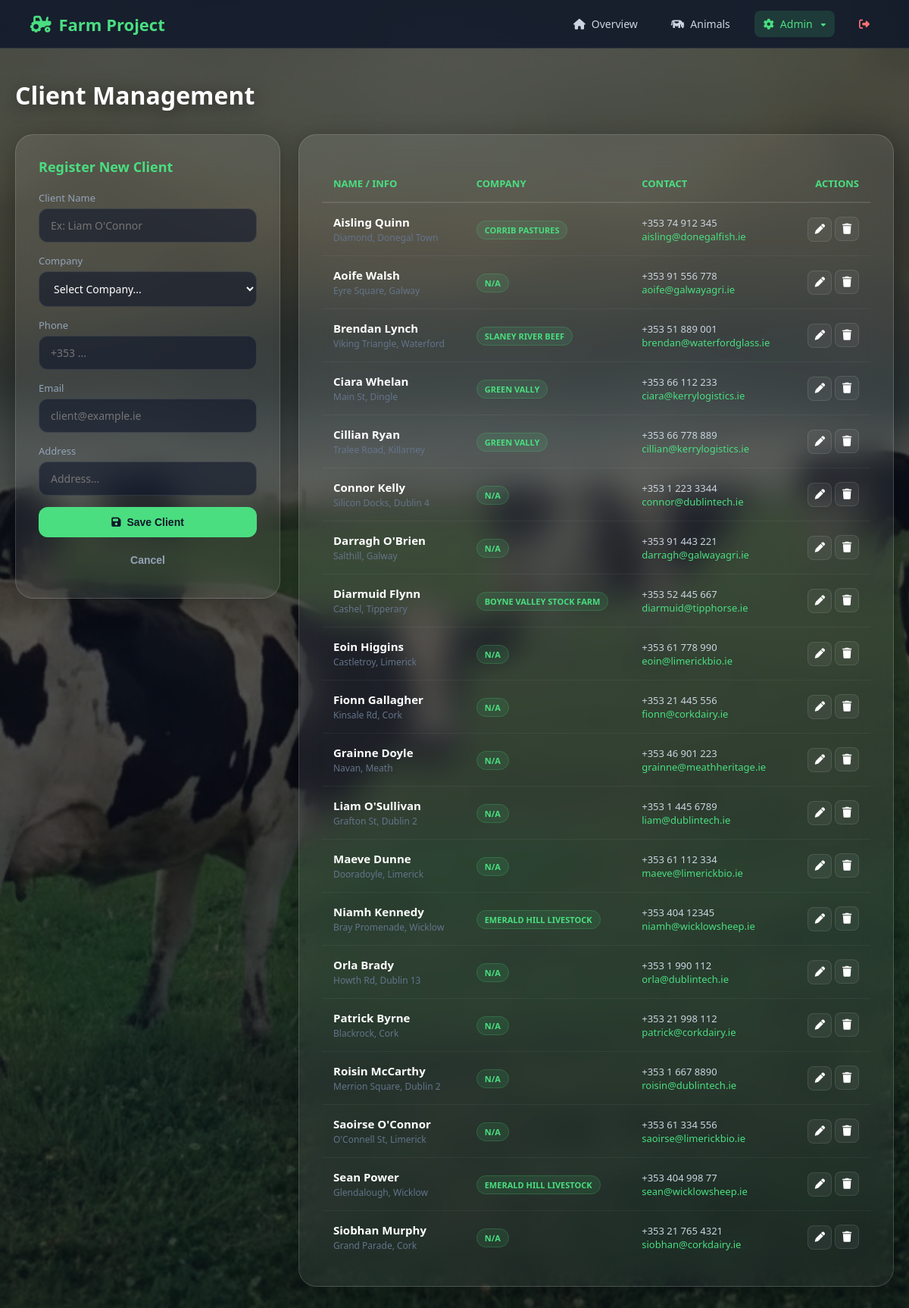
/clients.php, run on the app's committed database.
### tables this page shows
CREATE TABLE `clients` (
  `client_id` int(11) NOT NULL,
  `company_id` int(11) NOT NULL,
  `name` varchar(150) NOT NULL,
  `tax_id` varchar(50) DEFAULT NULL,
  `email` varchar(150) DEFAULT NULL,
  `phone` varchar(50) DEFAULT NULL,
  `address` varchar(255) DEFAULT NULL
);

CREATE TABLE `company` (
  `company_id` int(11) NOT NULL,
  `name` varchar(150) NOT NULL,
  `legal_name` varchar(255) DEFAULT NULL,
  `tax_id` varchar(50) DEFAULT NULL,
  `owner_name` varchar(150) DEFAULT NULL,
  `address` varchar(255) DEFAULT NULL,
  `phone` varchar(50) DEFAULT NULL,
  `email` varchar(150) DEFAULT NULL,
  `logo_path` varchar(255) DEFAULT NULL,
  `created_at` timestamp NOT NULL DEFAULT current_timestamp()
);

### clients.php (the view, shortened to what this page needs)
<?php
if (!isset($pdo)) {
    try {
        $pdo = new PDO("mysql:host=localhost;dbname=farmproject;charset=utf8mb4", 'root', '', [
            PDO::ATTR_ERRMODE => PDO::ERRMODE_EXCEPTION,
            PDO::ATTR_DEFAULT_FETCH_MODE => PDO::FETCH_ASSOC
        ]);
    } catch (Exception $e) { die("Database Connection Error"); }
}
$clients = $pdo->query("SELECT c.*, comp.name as company_name FROM clients c LEFT JOIN company comp ON c.company_id = comp.company_id ORDER BY c.name ASC")->fetchAll();
?>
<!DOCTYPE html>
<html lang="en">
<head>
<link href="https://cdnjs.cloudflare.com/ajax/libs/font-awesome/6.5.1/css/all.min.css" rel="stylesheet">
</head>
<body>
<div class="topbar">
    <a href="dashboard.php" class="brand"><i class="fa-solid fa-tractor"></i> Farm Project</a>
    <div class="nav">
        <a href="dashboard.php"><i class="fa-solid fa-house"></i> Overview</a>
        <a href="animal.php"><i class="fa-solid fa-cow"></i> Animals</a>
        <div class="dropdown">
            <a href="#" class="active"><i class="fa-solid fa-gear"></i> Admin <i class="fa-solid fa-caret-down" style="font-size:10px; margin-left:3px;"></i></a>
        </div>
        <a href="dashboard.php?logout=true" style="color:#f87171" title="Logout"><i class="fa-solid fa-right-from-bracket"></i></a>
    </div>
</div>
<main class="main">
    <div class="page-header">
        <h1>Client Management</h1>
    </div>
    <div class="content-grid">
        <div class="glass-card">
            <h3 style="margin-top:0; color:#4ade80; font-size:18px; margin-bottom:20px;">
                <span id="formTitle">Register New Client</span>
            </h3>
            <form method="POST" id="clientForm">
                <div class="form-group">
                    <label class="form-label">Client Name</label>
                    <input type="text" name="name" id="name" class="form-input" required placeholder="Ex: Liam O'Connor">
                </div>
                <div class="form-group">
                    <label class="form-label">Company</label>
                    <select name="company_id" id="company_id" class="form-select" required>
                        <option value="">Select Company...</option>
                    </select>
                </div>
                <div class="form-group">
                    <label class="form-label">Phone</label>
                    <input type="text" name="phone" id="phone" class="form-input" placeholder="+353 ...">
                </div>
                <div class="form-group">
                    <label class="form-label">Email</label>
                    <input type="email" name="email" id="email" class="form-input" placeholder="client@example.ie">
                </div>
                <div class="form-group">
                    <label class="form-label">Address</label>
                    <input type="text" name="address" id="address" class="form-input" placeholder="Address...">
                </div>
                <button type="submit" class="btn btn-primary">
                    <i class="fa-solid fa-floppy-disk"></i> Save Client
                </button>
                <button type="button" onclick="resetForm()" class="btn btn-text">
                    Cancel
                </button>
            </form>
        </div>
        <div class="glass-card">
            <div style="overflow-x:auto;">
                <table>
                    <thead>
                        <tr>
                            <th>Name / Info</th>
                            <th>Company</th>
                            <th>Contact</th>
                            <th style="text-align:right;">Actions</th>
                        </tr>
                    </thead>
                    <tbody>
                        <?php if(count($clients) > 0): foreach($clients as $c): ?>
                        <tr>
                            <td>
                                <strong style="color:#fff; display:block; font-size:15px;"><?= htmlspecialchars($c['name']) ?></strong>
                                <span style="color:#64748b; font-size:12px;"><?= htmlspecialchars($c['address']) ?></span>
                            </td>
                            <td>
                                <span class="badge"><?= htmlspecialchars($c['company_name'] ?? 'N/A') ?></span>
                            </td>
                            <td>
                                <div style="font-size:13px;"><?= $c['phone'] ?></div>
                                <div style="font-size:13px; color:#4ade80;"><?= $c['email'] ?></div>
                            </td>
                            <td style="text-align:right;">
                                <button onclick='edit(<?= htmlspecialchars(json_encode($c), ENT_QUOTES, 'UTF-8') ?>)' class="btn-icon" title="Edit">
                                    <i class="fa-solid fa-pen"></i>
                                </button>
                                <a href="?delete=<?= $c['client_id'] ?>" class="btn-icon del"
                                   onclick="return confirm('Delete this client?')" title="Delete">
                                    <i class="fa-solid fa-trash"></i>
                                </a>
                            </td>
                        </tr>
                        <?php endforeach; else: ?>
                            <tr><td colspan="4" style="text-align:center; padding:30px; color:#64748b;">No clients found.</td></tr>
                        <?php endif; ?>
                    </tbody>
                </table>
            </div>
        </div>
    </div>
</main>
</body>
</html>

### clients.php (style rules this page uses)
body { margin: 0; font-family: "Segoe UI", sans-serif; background: url('assets/img/dowloag.png') no-repeat center center fixed; background-size: cover; color: #fff; overflow-y: scroll; }
body::before { content: ""; position: fixed; top: 0; left: 0; width: 100%; height: 100%; background: rgba(10, 15, 25, 0.7); z-index: -1; }
* { box-sizing: border-box; }
.topbar { background: rgba(15, 23, 42, 0.85); backdrop-filter: blur(15px); border-bottom: 1px solid rgba(255,255,255,0.1); padding: 0 40px; height: 64px; display: flex; align-items: center; justify-content: space-between; position: sticky; top: 0; z-index: 100; }
.brand { font-size: 22px; font-weight: 700; color: #4ade80; text-decoration: none; display: flex; align-items: center; gap: 10px; }
.nav { display: flex; gap: 20px; align-items: center; }
.nav a { color: #cbd5e1; text-decoration: none; font-size: 14px; font-weight: 500; transition: .3s; display: flex; align-items: center; gap: 8px; padding: 8px 12px; border-radius: 8px; }
.nav a:hover, .nav a.active { background: rgba(74, 222, 128, 0.15); color: #4ade80; }
.main { max-width: 1200px; margin: 40px auto; padding: 0 20px; min-height: 80vh; animation: fadeIn 0.6s ease; }
.page-header { margin-bottom: 30px; display: flex; justify-content: space-between; align-items: center; }
.page-header h1 { font-size: 32px; font-weight: 700; margin: 0; text-shadow: 0 4px 20px rgba(0,0,0,0.5); }
.content-grid { display: grid; grid-template-columns: 350px 1fr; gap: 24px; }
.glass-card { background: linear-gradient(145deg, rgba(255,255,255,0.1) 0%, rgba(255,255,255,0.05) 100%); backdrop-filter: blur(20px); -webkit-backdrop-filter: blur(20px); border: 1px solid rgba(255,255,255,0.15); border-radius: 24px; padding: 30px; color: white; box-shadow: 0 8px 32px 0 rgba(0, 0, 0, 0.3); height: fit-content; }
.form-group { margin-bottom: 15px; }
.form-label { display: block; font-size: 13px; color: #94a3b8; margin-bottom: 5px; font-weight: 500; }
.form-input, .form-select { width: 100%; padding: 12px 15px; background: rgba(15, 23, 42, 0.6); border: 1px solid rgba(255,255,255,0.1); border-radius: 12px; color: #fff; font-family: inherit; font-size: 14px; outline: none; transition: 0.3s; }
.btn { cursor: pointer; padding: 12px 24px; border-radius: 12px; font-weight: 600; font-size: 14px; border: none; transition: 0.3s; width: 100%; display: inline-flex; align-items: center; justify-content: center; gap: 8px; }
.btn-primary { background: #4ade80; color: #0f172a; }
.btn-text { background: transparent; color: #94a3b8; margin-top: 10px; }
table { width: 100%; border-collapse: collapse; margin-top: 10px; }
th { text-align: left; color: #4ade80; font-size: 13px; text-transform: uppercase; padding: 15px; border-bottom: 2px solid rgba(255,255,255,0.1); }
td { padding: 15px; border-bottom: 1px solid rgba(255,255,255,0.05); vertical-align: middle; font-size: 14px; color: #cbd5e1; }
tr:last-child td { border-bottom: none; }
.badge { padding: 4px 10px; border-radius: 20px; font-size: 11px; font-weight: 600; text-transform: uppercase; background: rgba(74, 222, 128, 0.1); color: #4ade80; border: 1px solid rgba(74, 222, 128, 0.2); }
.btn-icon { width: 32px; height: 32px; border-radius: 8px; display: inline-flex; align-items: center; justify-content: center; background: rgba(255,255,255,0.05); color: #fff; text-decoration: none; border: 1px solid rgba(255,255,255,0.1); transition: 0.2s; cursor: pointer; }
.dropdown { position: relative; }

### data on the page
clients: name "Aisling Quinn", address "Diamond, Donegal Town", company.name "CORRIB PASTURES", phone "+353 74 912 345", email "aisling@donegalfish.ie"
clients: name "Aoife Walsh", address "Eyre Square, Galway", company_name "N/A", phone "+353 91 556 778", email "aoife@galwayagri.ie"
clients: name "Brendan Lynch", address "Viking Triangle, Waterford", company.name "SLANEY RIVER BEEF", phone "+353 51 889 001", email "brendan@waterfordglass.ie"
clients: name "Ciara Whelan", address "Main St, Dingle", company.name "GREEN VALLY", phone "+353 66 112 233", email "ciara@kerrylogistics.ie"
clients: name "Cillian Ryan", address "Tralee Road, Killarney", company.name "GREEN VALLY", phone "+353 66 778 889", email "cillian@kerrylogistics.ie"
clients: name "Connor Kelly", address "Silicon Docks, Dublin 4", company_name "N/A", phone "+353 1 223 3344", email "connor@dublintech.ie"
clients: name "Darragh O'Brien", address "Salthill, Galway", company_name "N/A", phone "+353 91 443 221", email "darragh@galwayagri.ie"
clients: name "Diarmuid Flynn", address "Cashel, Tipperary", company.name "BOYNE VALLEY STOCK FARM", phone "+353 52 445 667", email "diarmuid@tipphorse.ie"
clients: name "Eoin Higgins", address "Castletroy, Limerick", company_name "N/A", phone "+353 61 778 990", email "eoin@limerickbio.ie"
clients: name "Fionn Gallagher", address "Kinsale Rd, Cork", company_name "N/A", phone "+353 21 445 556", email "fionn@corkdairy.ie"
clients: name "Grainne Doyle", address "Navan, Meath", company_name "N/A", phone "+353 46 901 223", email "grainne@meathheritage.ie"
clients: name "Liam O'Sullivan", address "Grafton St, Dublin 2", company_name "N/A", phone "+353 1 445 6789", email "liam@dublintech.ie"
clients: name "Maeve Dunne", address "Dooradoyle, Limerick", company_name "N/A", phone "+353 61 112 334", email "maeve@limerickbio.ie"
clients: name "Niamh Kennedy", address "Bray Promenade, Wicklow", company.name "EMERALD HILL LIVESTOCK", phone "+353 404 12345", email "niamh@wicklowsheep.ie"
clients: name "Orla Brady", address "Howth Rd, Dublin 13", company_name "N/A", phone "+353 1 990 112", email "orla@dublintech.ie"
clients: name "Patrick Byrne", address "Blackrock, Cork", company_name "N/A", phone "+353 21 998 112", email "patrick@corkdairy.ie"
clients: name "Roisin McCarthy", address "Merrion Square, Dublin 2", company_name "N/A", phone "+353 1 667 8890", email "roisin@dublintech.ie"
clients: name "Saoirse O'Connor", address "O'Connell St, Limerick", company_name "N/A", phone "+353 61 334 556", email "saoirse@limerickbio.ie"
clients: name "Sean Power", address "Glendalough, Wicklow", company.name "EMERALD HILL LIVESTOCK", phone "+353 404 998 77", email "sean@wicklowsheep.ie"
clients: name "Siobhan Murphy", address "Grand Parade, Cork", company_name "N/A", phone "+353 21 765 4321", email "siobhan@corkdairy.ie"
